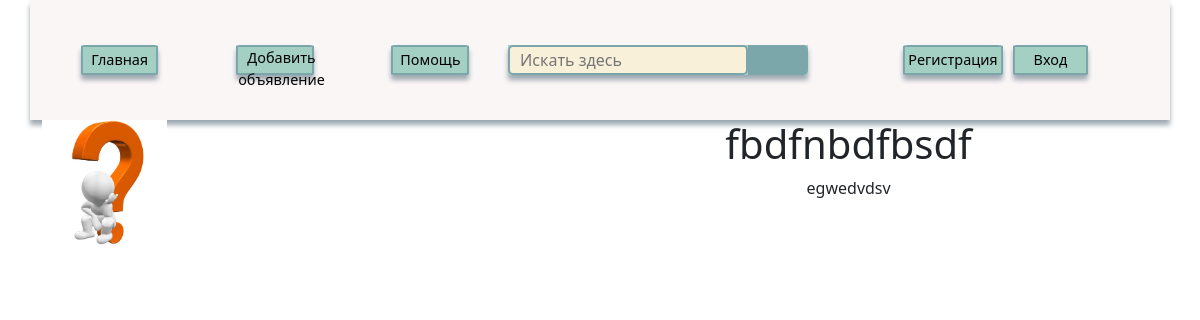
The page /post/egdsvxfa/ on the database its author committed.
### main/models.py (models this page shows, shortened)
class Posts(models.Model):
    title = models.CharField(max_length=50)
    slug = models.SlugField(max_length=100, unique=True, db_index=True)
    content = models.TextField(max_length=500)
    photo = models.ImageField(upload_to="photos/%Y/%m/%d")
    salary = models.IntegerField(max_length=300, null=True)
    time_creat = models.DateTimeField(auto_now_add=True)
    time_update = models.DateTimeField(auto_now=True)
    is_published = models.BooleanField(default=True)
    cat = models.ForeignKey('Category', on_delete=models.PROTECT)
    def __str__(self):
        return self.title
    class Meta:
        ordering = ['-time_creat', 'title']

### main/views.py (the view)
# urls.py: path('post/<slug:post_slug>/', ShowPost.as_view(), name='post'),
class ShowPost(DataMixin, DetailView):
    model = Posts
    template_name = 'main/index/post.html'
    slug_url_kwarg = 'post_slug'
    context_object_name = 'post'
    def get_context_data(self, *, object_list=None, **kwargs):
        context = super().get_context_data(**kwargs)
        c_def = self.get_using_context(title=context['post'])
        return dict(list(context.items()) + list(c_def.items()))

### main/utils.py (called while the page is built)
    def get_using_context(self, **kwargs):
        context = kwargs
        cats = Category.objects.all()
        context['menu'] = menu
        context['cats'] = cats
        if 'cat_selected' not in context:
            context['cat_selected'] = 0
        return context

### main/templates/main/index/post.html (shortened to what this page needs)
{% extends 'main/index/base.html' %}
{% load static%}
{% block content %}
<div class="up_post">
    {% if post.photo %}
    <div class="up_post_photo"><img src="{{ post.photo.url }}"></div>
    {% else %}
    <div class="photo"><img src="{% static 'images/2.jpeg' %}"></div>
    {% endif %}
    <div>
        <h1> {{post.title}}</h1>
        {{ post.content|linebreaks}}
    </div>
</div>
{% endblock %}

### static/Css/style.css (style rules this page uses)
* { margin: 0; padding: 0; box-sizing: border-box; }
.up_post { display: grid; grid-template-rows: auto; grid-template-columns: auto auto; height: 50%; }
.up_post_photo { width: 20%; }
.up_post_photo img { box-sizing: content-box; height: 125px; width: 125px; }

### rows shown on the page
Posts: photo (picture), title "fbdfnbdfbsdf", content "egwedvdsv"

### other values the page prints
{{ m.title }} "Главная" "Добавить объявление" "Помощь" "Регистрация" "Вход"
